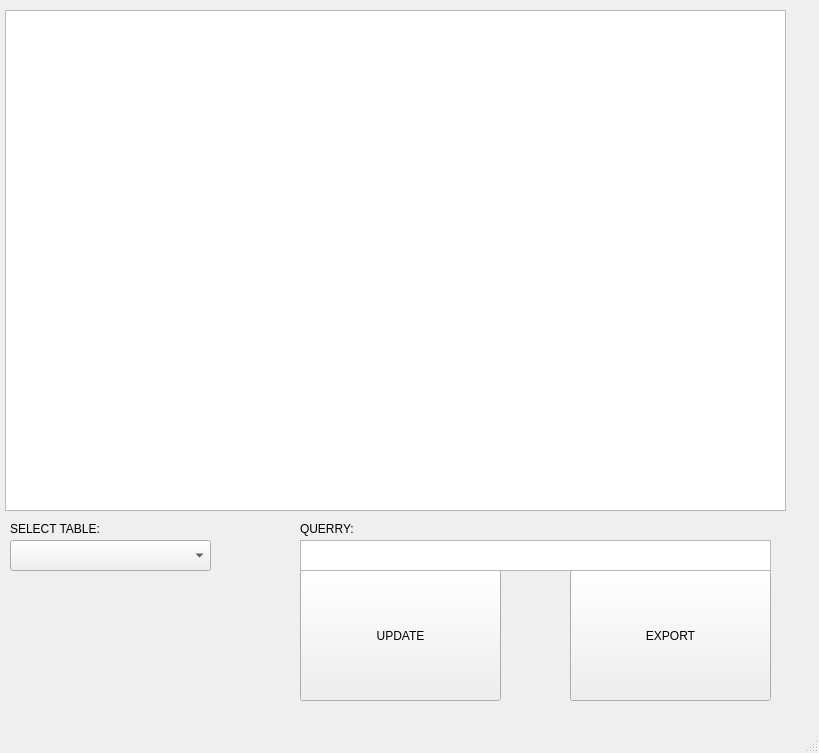
<?xml version="1.0" encoding="UTF-8"?>
<ui version="4.0">
 <class>CRUDWindow</class>
 <widget class="QMainWindow" name="CRUDWindow">
  <property name="geometry">
   <rect>
    <x>0</x>
    <y>0</y>
    <width>819</width>
    <height>753</height>
   </rect>
  </property>
  <property name="windowTitle">
   <string>ServerVault CRUD</string>
  </property>
  <widget class="QWidget" name="centralwidget">
   <widget class="QTableView" name="tableView">
    <property name="geometry">
     <rect>
      <x>5</x>
      <y>10</y>
      <width>781</width>
      <height>501</height>
     </rect>
    </property>
   </widget>
   <widget class="QComboBox" name="comboBox">
    <property name="geometry">
     <rect>
      <x>10</x>
      <y>540</y>
      <width>201</width>
      <height>31</height>
     </rect>
    </property>
   </widget>
   <widget class="QLabel" name="label">
    <property name="geometry">
     <rect>
      <x>10</x>
      <y>520</y>
      <width>201</width>
      <height>18</height>
     </rect>
    </property>
    <property name="text">
     <string>SELECT TABLE:</string>
    </property>
   </widget>
   <widget class="QPushButton" name="pushButton">
    <property name="geometry">
     <rect>
      <x>300</x>
      <y>570</y>
      <width>201</width>
      <height>131</height>
     </rect>
    </property>
    <property name="text">
     <string>UPDATE</string>
    </property>
   </widget>
   <widget class="QPushButton" name="pushButton_2">
    <property name="geometry">
     <rect>
      <x>570</x>
      <y>570</y>
      <width>201</width>
      <height>131</height>
     </rect>
    </property>
    <property name="text">
     <string>EXPORT</string>
    </property>
   </widget>
   <widget class="QTextEdit" name="textEdit">
    <property name="geometry">
     <rect>
      <x>300</x>
      <y>540</y>
      <width>471</width>
      <height>31</height>
     </rect>
    </property>
   </widget>
   <widget class="QLabel" name="label_2">
    <property name="geometry">
     <rect>
      <x>300</x>
      <y>520</y>
      <width>201</width>
      <height>18</height>
     </rect>
    </property>
    <property name="text">
     <string>QUERRY:</string>
    </property>
   </widget>
  </widget>
  <widget class="QMenuBar" name="menubar">
   <property name="geometry">
    <rect>
     <x>0</x>
     <y>0</y>
     <width>819</width>
     <height>23</height>
    </rect>
   </property>
  </widget>
  <widget class="QStatusBar" name="statusbar"/>
 </widget>
 <resources/>
 <connections/>
</ui>
